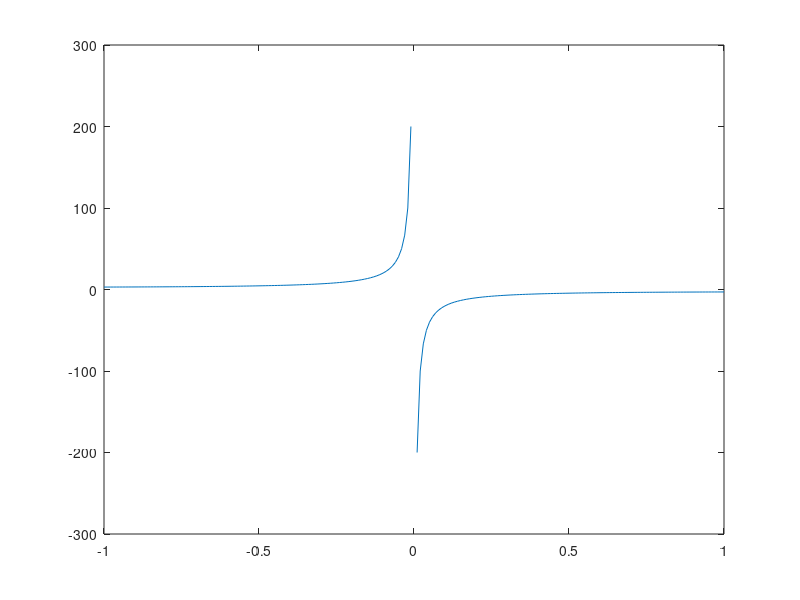

Write the MATLAB code that produced this figure.
%% examine the sound function to approximate the cos and sin function 
clc
clear

%% cos function approximation, upper bound 
% x = -pi/2:0.01:pi/2;
% y = [];
% for i = 1:size(x,2)
%     tmp = x(i);
%     y = [y 1 - tmp^2/2 + 1/24*tmp^4 - cos(tmp)];
% end
% plot(x,y);

%% sin function, lower bound 
% x = -pi/2:0.01:pi/2;
% % x = 0:0.01:pi/2;
% y = [];
% for i = 1:size(x,2)
%     t = x(i);
%     y = [y sin(t) - t + 1/6*t^3 + 0.08];
% end
% plot(x,y);

%% plot other function examination 
x = -1:0.01:1;
y = [];
for i = 1:size(x,2)
    tmp = x(i);
    y = [y -2/tmp - tmp];
end
plot(x,y);

%% SIMPLE sin function 
% x = -0.1:0.001:0.1;
% y = [];
% for i = 1:size(x,2)
%     tmp = x(i);
%     % sin 
% %     y = [y sin(tmp)-tmp];
%     % cos 
%     y = [y cos(tmp)-(1 - tmp^2/2)];
% end
% plot(x,y);

%% test one link approximation 
% thres = 1;
% x = -thres:0.01:thres;
% f = []
% lmd = 0.326;
% for i = 1:size(x,2)
%     y = x(i);
%     f = [f 0.25 * lmd^2 * y^2 + sqrt(3)/2 * lmd * y + 0.25];
% %     f = [f 0.25 * y^2 + sqrt(3)/2 * y + 0.25];
% %     f = [f 3/4 - 0.5*(1 - 0.5*y^2 + 1/24*y^4) + sqrt(3)/2*(y - 1/6*y^3 - 0.08)];
% end
% plot(x,f);

